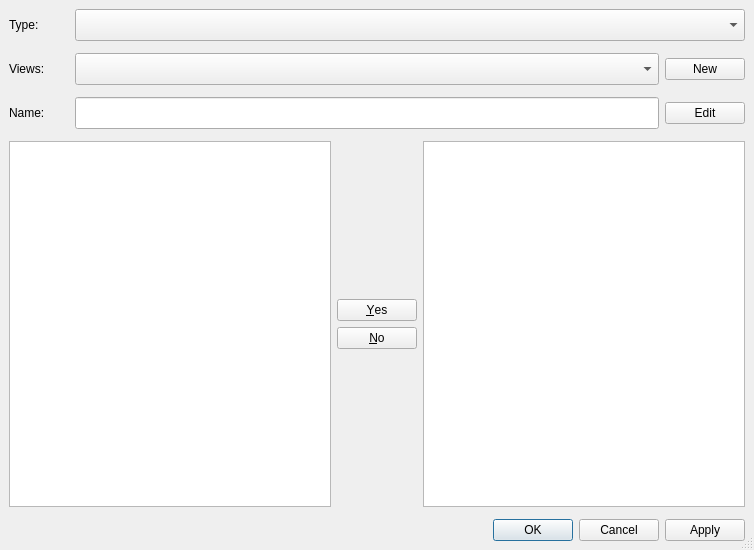
<?xml version="1.0" encoding="UTF-8"?>
<ui version="4.0">
 <author>Andrew Williams</author>
 <class>TrackViewEditorBase</class>
 <widget class="QDialog" name="TrackViewEditorBase">
  <property name="windowModality">
   <enum>Qt::NonModal</enum>
  </property>
  <property name="geometry">
   <rect>
    <x>0</x>
    <y>0</y>
    <width>754</width>
    <height>550</height>
   </rect>
  </property>
  <property name="sizePolicy">
   <sizepolicy hsizetype="Preferred" vsizetype="Preferred">
    <horstretch>1</horstretch>
    <verstretch>1</verstretch>
   </sizepolicy>
  </property>
  <property name="windowTitle">
   <string>OOMidi: Track View</string>
  </property>
  <property name="sizeGripEnabled">
   <bool>true</bool>
  </property>
  <property name="modal">
   <bool>true</bool>
  </property>
  <layout class="QVBoxLayout" name="verticalLayout">
   <property name="spacing">
    <number>12</number>
   </property>
   <item>
    <layout class="QHBoxLayout" name="typeLayout">
     <item>
      <widget class="QLabel" name="lblType">
       <property name="minimumSize">
        <size>
         <width>60</width>
         <height>32</height>
        </size>
       </property>
       <property name="maximumSize">
        <size>
         <width>60</width>
         <height>16777215</height>
        </size>
       </property>
       <property name="text">
        <string>Type:</string>
       </property>
      </widget>
     </item>
     <item>
      <widget class="QComboBox" name="cmbType">
       <property name="sizePolicy">
        <sizepolicy hsizetype="Expanding" vsizetype="Fixed">
         <horstretch>1</horstretch>
         <verstretch>0</verstretch>
        </sizepolicy>
       </property>
       <property name="minimumSize">
        <size>
         <width>80</width>
         <height>32</height>
        </size>
       </property>
      </widget>
     </item>
    </layout>
   </item>
   <item>
    <layout class="QHBoxLayout" name="groupLayout">
     <item>
      <widget class="QLabel" name="lblGroup">
       <property name="minimumSize">
        <size>
         <width>60</width>
         <height>32</height>
        </size>
       </property>
       <property name="maximumSize">
        <size>
         <width>60</width>
         <height>16777215</height>
        </size>
       </property>
       <property name="text">
        <string>Views:</string>
       </property>
      </widget>
     </item>
     <item>
      <widget class="QComboBox" name="cmbViews">
       <property name="sizePolicy">
        <sizepolicy hsizetype="Preferred" vsizetype="Fixed">
         <horstretch>1</horstretch>
         <verstretch>0</verstretch>
        </sizepolicy>
       </property>
       <property name="minimumSize">
        <size>
         <width>80</width>
         <height>32</height>
        </size>
       </property>
      </widget>
     </item>
     <item>
      <widget class="QPushButton" name="btnNew">
       <property name="sizePolicy">
        <sizepolicy hsizetype="Fixed" vsizetype="Fixed">
         <horstretch>0</horstretch>
         <verstretch>0</verstretch>
        </sizepolicy>
       </property>
       <property name="text">
        <string>New</string>
       </property>
      </widget>
     </item>
    </layout>
   </item>
   <item>
    <layout class="QHBoxLayout" name="nameLayout">
     <item>
      <widget class="QLabel" name="lblName">
       <property name="sizePolicy">
        <sizepolicy hsizetype="Preferred" vsizetype="Fixed">
         <horstretch>0</horstretch>
         <verstretch>0</verstretch>
        </sizepolicy>
       </property>
       <property name="minimumSize">
        <size>
         <width>60</width>
         <height>32</height>
        </size>
       </property>
       <property name="maximumSize">
        <size>
         <width>63</width>
         <height>16777215</height>
        </size>
       </property>
       <property name="text">
        <string>Name:</string>
       </property>
      </widget>
     </item>
     <item>
      <widget class="QLineEdit" name="txtName">
       <property name="sizePolicy">
        <sizepolicy hsizetype="Expanding" vsizetype="Fixed">
         <horstretch>1</horstretch>
         <verstretch>0</verstretch>
        </sizepolicy>
       </property>
       <property name="maximumSize">
        <size>
         <width>16777215</width>
         <height>32</height>
        </size>
       </property>
      </widget>
     </item>
     <item>
      <widget class="QPushButton" name="btnEdit">
       <property name="text">
        <string>Edit</string>
       </property>
      </widget>
     </item>
    </layout>
   </item>
   <item>
    <layout class="QHBoxLayout" name="listLayout">
     <item>
      <widget class="QListView" name="listAllTracks">
       <property name="sizePolicy">
        <sizepolicy hsizetype="Expanding" vsizetype="Expanding">
         <horstretch>1</horstretch>
         <verstretch>1</verstretch>
        </sizepolicy>
       </property>
       <property name="horizontalScrollBarPolicy">
        <enum>Qt::ScrollBarAsNeeded</enum>
       </property>
       <property name="alternatingRowColors">
        <bool>true</bool>
       </property>
       <property name="selectionMode">
        <enum>QAbstractItemView::ExtendedSelection</enum>
       </property>
      </widget>
     </item>
     <item>
      <widget class="QDialogButtonBox" name="actionBox">
       <property name="orientation">
        <enum>Qt::Vertical</enum>
       </property>
       <property name="standardButtons">
        <set>QDialogButtonBox::No|QDialogButtonBox::Yes</set>
       </property>
       <property name="centerButtons">
        <bool>true</bool>
       </property>
      </widget>
     </item>
     <item>
      <widget class="QListView" name="listSelectedTracks">
       <property name="sizePolicy">
        <sizepolicy hsizetype="Expanding" vsizetype="Expanding">
         <horstretch>1</horstretch>
         <verstretch>1</verstretch>
        </sizepolicy>
       </property>
       <property name="frameShape">
        <enum>QFrame::StyledPanel</enum>
       </property>
       <property name="horizontalScrollBarPolicy">
        <enum>Qt::ScrollBarAsNeeded</enum>
       </property>
       <property name="alternatingRowColors">
        <bool>true</bool>
       </property>
       <property name="selectionMode">
        <enum>QAbstractItemView::ExtendedSelection</enum>
       </property>
      </widget>
     </item>
    </layout>
   </item>
   <item>
    <widget class="QDialogButtonBox" name="buttonBox">
     <property name="orientation">
      <enum>Qt::Horizontal</enum>
     </property>
     <property name="standardButtons">
      <set>QDialogButtonBox::Apply|QDialogButtonBox::Cancel|QDialogButtonBox::Ok</set>
     </property>
    </widget>
   </item>
  </layout>
 </widget>
 <layoutdefault spacing="6" margin="9"/>
 <resources/>
 <connections>
  <connection>
   <sender>buttonBox</sender>
   <signal>accepted()</signal>
   <receiver>TrackViewEditorBase</receiver>
   <slot>accept()</slot>
   <hints>
    <hint type="sourcelabel">
     <x>248</x>
     <y>254</y>
    </hint>
    <hint type="destinationlabel">
     <x>157</x>
     <y>274</y>
    </hint>
   </hints>
  </connection>
  <connection>
   <sender>buttonBox</sender>
   <signal>rejected()</signal>
   <receiver>TrackViewEditorBase</receiver>
   <slot>reject()</slot>
   <hints>
    <hint type="sourcelabel">
     <x>316</x>
     <y>260</y>
    </hint>
    <hint type="destinationlabel">
     <x>286</x>
     <y>274</y>
    </hint>
   </hints>
  </connection>
 </connections>
 <designerdata>
  <property name="gridDeltaX">
   <number>10</number>
  </property>
  <property name="gridDeltaY">
   <number>10</number>
  </property>
  <property name="gridSnapX">
   <bool>true</bool>
  </property>
  <property name="gridSnapY">
   <bool>true</bool>
  </property>
  <property name="gridVisible">
   <bool>true</bool>
  </property>
 </designerdata>
</ui>
